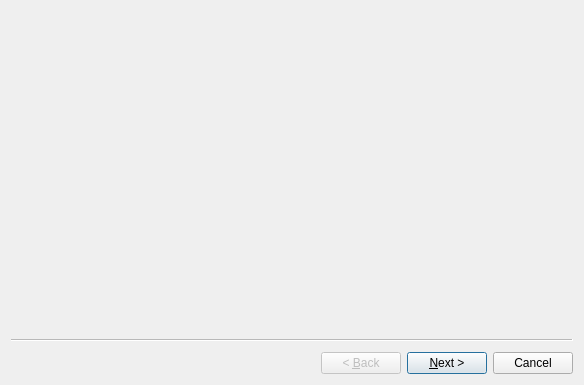
<?xml version="1.0" encoding="UTF-8"?>
<ui version="4.0">
 <class>KNewInvestmentWizard</class>
 <widget class="QWizard" name="KNewInvestmentWizard">
  <property name="geometry">
   <rect>
    <x>0</x>
    <y>0</y>
    <width>584</width>
    <height>385</height>
   </rect>
  </property>
  <property name="windowTitle">
   <string>New Investment wizard</string>
  </property>
  <widget class="KInvestmentTypeWizardPage" name="m_investmentTypePage"/>
  <widget class="KInvestmentDetailsWizardPage" name="m_investmentDetailsPage"/>
  <widget class="KOnlineUpdateWizardPage" name="m_onlineUpdatePage"/>
 </widget>
 <layoutdefault spacing="6" margin="11"/>
 <customwidgets>
  <customwidget>
   <class>KInvestmentTypeWizardPage</class>
   <extends>QWizardPage</extends>
   <header>kinvestmenttypewizardpage.h</header>
   <container>1</container>
  </customwidget>
  <customwidget>
   <class>KInvestmentDetailsWizardPage</class>
   <extends>QWizardPage</extends>
   <header>kinvestmentdetailswizardpage.h</header>
   <container>1</container>
  </customwidget>
  <customwidget>
   <class>KOnlineUpdateWizardPage</class>
   <extends>QWizardPage</extends>
   <header>konlineupdatewizardpage.h</header>
   <container>1</container>
  </customwidget>
 </customwidgets>
 <resources/>
 <connections/>
</ui>
